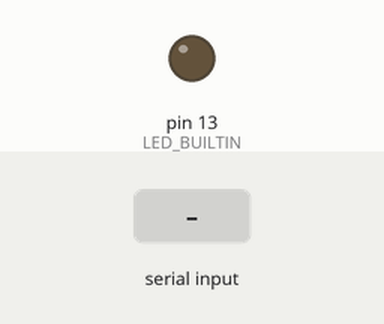
Simulated run of this sketch. Board: Arduino Uno, built with avr-gcc and run on an emulated ATmega328P. Parts: output pins drawn as LEDs (lit = HIGH). Dashed ring = blinking. The inputs (shaded band) are chosen by the test bench. What the sketch prints to the serial monitor is not drawn.

Above: at 1.2 s.
1.3 s: "30,150\n" received over Serial
At 1.7 s:
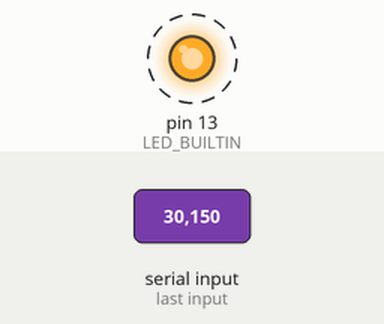
4.3 s: "0\n" received over Serial
At 5.0 s:
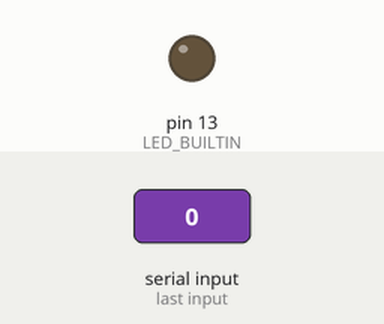
5.8 s: "90,45\n" received over Serial
At 6.3 s:
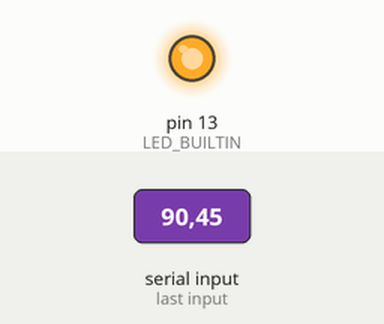
Timing chart, 0 to 14.8 s (numbered marks = the images above; inputs shaded):
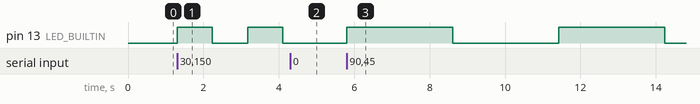

Measured:
- after the input at 1.3 s, pin 13 (LED_BUILTIN): alternates HIGH for 0.93 s and LOW for 0.94 s, starting at once
- after the input at 4.3 s, pin 13 (LED_BUILTIN): stays LOW (without the input it goes to HIGH after 0.75 s)
- after the input at 5.8 s, pin 13 (LED_BUILTIN): alternates HIGH for 2.8 s and LOW for 2.8 s, starting at once

The sketch:

led_blink_with_waveform.ino
```cpp
// Initiate value so the LED does not blink
int value = 0;
int high_time;

void setup() {
  // put your setup code here, to run once:
  Serial.begin(9600);
  // Make LED_BUILTIN as the output so it is controlled
  pinMode(LED_BUILTIN, OUTPUT);
}

void loop() {
  // put your main code here, to run repeatedly:
  // Check if something is sent to the serial
  if (Serial.available() > 0) {
    // Read the content
    // Serial.println("Yes");
    String content = Serial.readStringUntil('\n');
    // If the content is a number, make it equal to value
    if (content.toInt() > 0 || content == "0") {
      value = content.toInt();
      // high_time = 1;
    }
    // If it is a character, make value 0 and say that it
    // must be an integer
    else {
      Serial.println("Must be an integer");
      value = 0;
    }
  }

  // BLINKING PART //
  // Given the value, make LED on within that duration
  // then turn it off by that duration, then repeat
  if (value > 0){
    digitalWrite(LED_BUILTIN, HIGH);
    high_time = 1;
    for (float i = 0; i <= value; i+=0.1) {
      delay(0.1);
      Serial.println(high_time);
    }
    // delay(value);
    digitalWrite(LED_BUILTIN, LOW);
    high_time = 0;
    // Serial.println(high_time);
    for (float i = 0; i <= value; i+=0.1) {
      delay(0.1);
      Serial.println(high_time);
      // Serial.println(value);
    }
    // delay(value);
  }
  // If value is zero, just turn the LED off
  else if (value == 0) {
    digitalWrite(LED_BUILTIN, LOW);
    high_time = 0;
    Serial.println(high_time);
    // Serial.println(value);
  }
  // Serial.print("LED Intensity: ");
  // Serial.println(value);

}
```
